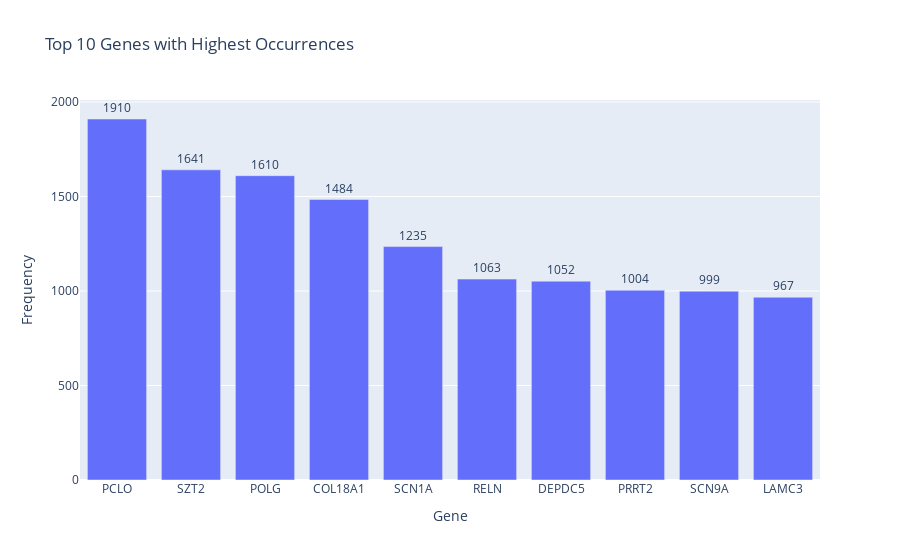

Here is the notebook cell this chart was saved with:
### Code cell
import pandas as pd
import plotly.express as px


# Get the top 10 genes with the highest occurrences
top_genes = df['GENE'].value_counts().head(10)
top_genes_df = df[df['GENE'].isin(top_genes.index)]

# Create a new DataFrame to store the patient information for each gene
hover_data = top_genes_df.groupby('GENE')['Contact_ID'].apply(list).reset_index()
hover_data['Contact_ID'] = hover_data['Contact_ID'].apply(lambda x: ', '.join(x))

# Merge the data for plotting
plot_data = top_genes.reset_index()
plot_data = plot_data.merge(hover_data, left_on='index', right_on='GENE')

# Create the interactive bar chart
fig = px.bar(plot_data, x='index', y='GENE_x', text='GENE_x', hover_name='Contact_ID', title='Top 10 Genes with Highest Occurrences')
fig.update_traces(texttemplate='%{text}', textposition='outside')
fig.update_layout(xaxis_title='Gene', yaxis_title='Frequency', showlegend=False)
fig.show()
fig.write_html("top 10 genes.html")
